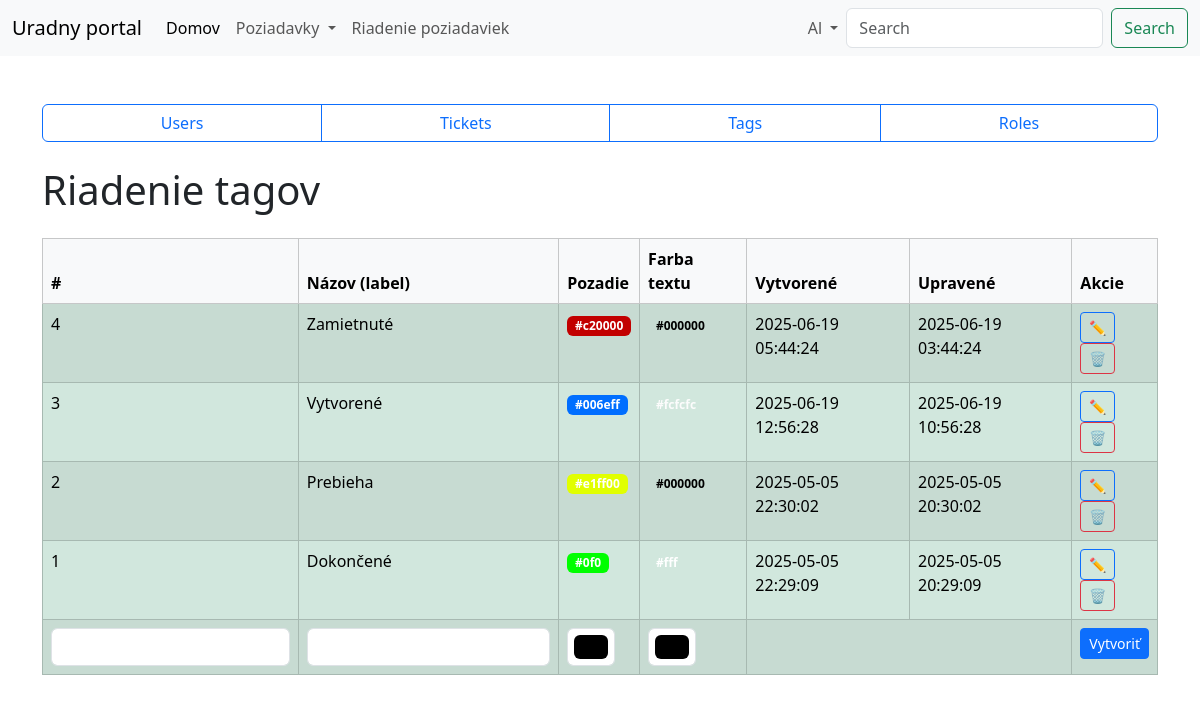
Page /tags-control.php (signed in) on the committed database.
### tables this page shows
CREATE TABLE `users` (
  `id` int(11) UNSIGNED NOT NULL,
  `first_name` varchar(100) NOT NULL,
  `last_name` varchar(100) NOT NULL,
  `email` varchar(255) NOT NULL,
  `date_of_birth` date NOT NULL,
  `password` varchar(255) NOT NULL,
  `group_id` int(11) UNSIGNED NOT NULL,
  `created_at` timestamp NOT NULL DEFAULT current_timestamp(),
  `updated_at` timestamp NOT NULL DEFAULT current_timestamp()
);

CREATE TABLE `ticket_tags` (
  `id` int(11) UNSIGNED NOT NULL,
  `label` varchar(255) NOT NULL,
  `background` varchar(50) NOT NULL,
  `color` varchar(50) NOT NULL,
  `created_at` datetime NOT NULL DEFAULT current_timestamp(),
  `updated_at` timestamp NOT NULL DEFAULT current_timestamp()
);

### classes/Auth.php (called while the page is built, shortened)
<?php
require_once __DIR__ . '/Database.php';
class Auth extends Database
{
    public static function user()
    {
        static $cachedUser = null;
        if ($cachedUser !== null) {
            return $cachedUser;
        }
        $db = (new self())->getConnection();
        $sql = "SELECT * FROM users WHERE id = :id";
        $statement = $db->prepare($sql);
        $statement->execute(['id' => $_SESSION['user']]);
        $user = $statement->fetch();
        $cachedUser = $user ?: null;
        return $cachedUser;
    }
    public static function isRole(int $role)
    {
        $user = self::user();
        return $user && (int)$user['group_id'] === $role;
    }
}

### classes/Database.php (called while the page is built, shortened)
<?php
class Database
{
    private $conn;
    protected function connect()
    {
        $config = Settings::DATABASE;
        $options = [
            PDO::ATTR_ERRMODE => PDO::ERRMODE_EXCEPTION,
            PDO::ATTR_DEFAULT_FETCH_MODE => PDO::FETCH_ASSOC,
        ];
        try {
            $this->conn = new PDO(
                'mysql:host=' . $config['HOST'] .
                ';dbname=' . $config['DBNAME'] .
                ';port=' . $config['PORT'],
                $config['USER_NAME'],
                $config['PASSWORD'],
                $options
            );
        } catch (PDOException $e) {
            die('Chyba pripojenia: ' . $e->getMessage());
        }
    }
    public function getConnection()
    {
        return $this->conn;
    }
}

### classes/TagService.php (called while the page is built, shortened)
<?php
require_once __DIR__ . '/Database.php';
class TagService extends Database
{
    protected $connection;
    public function __construct()
    {
        $this->connection = $this->getConnection();
    }
    public function getAll()
    {
        $stmt = $this->connection->query("SELECT * FROM ticket_tags ORDER BY id DESC");
        return $stmt->fetchAll();
    }
}

### tags-control.php (the view, shortened to what this page needs)
<?php
require_once __DIR__ . '/classes/Auth.php';
require_once __DIR__ . '/classes/TagService.php';
$user = Auth::user();
$tagService = new TagService();
$tags = $tagService->getAll();
$editTag = null;
?>
<!doctype html>
<html lang="sk">
<head>
    <?php require_once __DIR__ . '/parts/head.php' ?>
</head>
<body>
<?php require_once __DIR__ . '/parts/header.php' ?>
<section class="main">
    <div class="container mt-4">
        <?php require_once __DIR__ . '/parts/menu.php' ?>
        <div class="row">
            <div class="col">
                <div class="d-flex justify-content-between align-items-center mb-3">
                    <h2 class="display-6">Riadenie tagov</h2>
                </div>
                <table class="table table-success table-striped table-bordered table-hover">
                    <thead class="table-light">
                        <tr>
                            <th>#</th>
                            <th>Názov (label)</th>
                            <th>Pozadie</th>
                            <th>Farba textu</th>
                            <th>Vytvorené</th>
                            <th>Upravené</th>
                            <th>Akcie</th>
                        </tr>
                    </thead>
                    <tbody>
                        <?php foreach ($tags as $tag): ?>
                            <?php if ($editTag && $editTag['id'] === $tag['id']): ?>
                                <form method="POST" action="/project_PHP_SJ/project_PHP_SJ/actions/tags/updateTagProcess.php">
                                    <input type="hidden" name="old_id" value="<?= $tag['id'] ?>">
                                    <tr>
                                        <td><input type="number" name="id" value="<?= $tag['id'] ?>" class="form-control" required></td>
                                        <td><input type="text" name="label" value="<?= $tag['label'] ?>" class="form-control" required></td>
                                        <td><input type="color" name="background" value="<?= $tag['background'] ?>" class="form-control form-control-color" required></td>
                                        <td><input type="color" name="color" value="<?= $tag['color'] ?>" class="form-control form-control-color" required></td>
                                        <td><?= $tag['created_at'] ?></td>
                                        <td><?= $tag['updated_at'] ?></td>
                                        <td>
                                            <button type="submit" class="btn btn-sm btn-success">Uložiť</button>
                                            <a href="tags-control.php" class="btn btn-sm btn-secondary">Zrušiť</a>
                                        </td>
                                    </tr>
                                </form>
                            <?php else: ?>
                                <tr>
                                    <td><?= $tag['id'] ?></td>
                                    <td><?= $tag['label'] ?></td>
                                    <td><span class="badge" style="background-color: <?= $tag['background'] ?>;"><?= $tag['background'] ?></span></td>
                                    <td><span class="badge" style="color: <?= $tag['color'] ?>;"><?= $tag['color'] ?></span></td>
                                    <td><?= $tag['created_at'] ?></td>
                                    <td><?= $tag['updated_at'] ?></td>
                                    <td>
                                        <form method="POST">
                                            <button type="submit" class="btn btn-sm btn-outline-primary">✏</button>
                                        </form>
                                        <form method="POST" action="/project_PHP_SJ/project_PHP_SJ/actions/tags/deleteTagProcess.php">
                                            <button type="submit" class="btn btn-sm btn-outline-danger">🗑</button>
                                        </form>
                                    </td>
                                </tr>
                            <?php endif; ?>
                        <?php endforeach; ?>
                        <form method="POST" action="/project_PHP_SJ/project_PHP_SJ/actions/tags/createTagProcess.php">
                            <tr>
                                <td><input type="number" name="id" class="form-control" required></td>
                                <td><input type="text" name="label" class="form-control" required></td>
                                <td><input type="color" name="background" class="form-control form-control-color" required></td>
                                <td><input type="color" name="color" class="form-control form-control-color" required></td>
                                <td colspan="2"></td>
                                <td><button class="btn btn-sm btn-primary">Vytvoriť</button></td>
                            </tr>
                        </form>
                    </tbody>
                </table>
            </div>
        </div>
    </div>
</section>
</body>
</html>

### parts/header.php (shortened to what this page needs)
<?php
require_once __DIR__ . '/../classes/Auth.php';
$user = Auth::user();
?>
<header class="header">
    <nav class="navbar navbar-expand-lg bg-body-tertiary">
        <div class="container-fluid">
            <a class="navbar-brand" href="./">Uradny portal</a>
            <div class="collapse navbar-collapse" id="navbarSupportedContent">
                <ul class="navbar-nav me-auto mb-2 mb-lg-0">
                    <li class="nav-item">
                        <a class="nav-link active" aria-current="page" href="./">
                            Domov
                        </a>
                    </li>
                    <?php if ($user): ?>
                    <li class="nav-item dropdown">
                        <a class="nav-link dropdown-toggle" href="./" role="button" data-bs-toggle="dropdown"
                            aria-expanded="false">
                            Poziadavky
                        </a>
                    </li>
                    <?php endif; ?>
                    <?php if (Auth::isRole(UserRoles::ADMIN)): ?>
                    <li class="nav-item">
                        <a class="nav-link" href="./control-panel.php">Riadenie poziadaviek</a>
                    </li>
                    <?php endif; ?>
                </ul>
                <div class="right-side d-flex">
                    <ul class="navbar-nav me-auto mb-2 mb-lg-0">
                        <li class="nav-item dropdown">
                            <a class="nav-link dropdown-toggle" href="#" id="accountDropdown" role="button"
                               data-bs-toggle="dropdown" aria-expanded="false">
                                <?= $user ? $user['first_name'] : 'ucet' ?>
                            </a>
                        </li>
                    </ul>
                    <form class="d-flex" method="get" action="./" role="search">
                        <input class="form-control me-2" type="search" name="search"
                               value="<?= $_GET['search'] ?? '' ?>"
                               placeholder="Search" aria-label="Search">
                        <button class="btn btn-outline-success" type="submit">Search</button>
                    </form>
                </div>
            </div>
        </div>
    </nav>
</header>

### css/templatemo-style.css (style rules this page uses)
.header, .navbar { z-index: 1040; position: relative; }

### rows in the picture
users: first_name "Al"
ticket_tags: id "4", label "Zamietnuté", background "#c20000", color "#000000", created_at "2025-06-19 05:44:24", updated_at "2025-06-19 03:44:24"
ticket_tags: id "3", label "Vytvorené", background "#006eff", color "#fcfcfc", created_at "2025-06-19 12:56:28", updated_at "2025-06-19 10:56:28"
ticket_tags: id "2", label "Prebieha", background "#e1ff00", color "#000000", created_at "2025-05-05 22:30:02", updated_at "2025-05-05 20:30:02"
ticket_tags: id "1", label "Dokončené", background "#0f0", color "#fff", created_at "2025-05-05 22:29:09", updated_at "2025-05-05 20:29:09"
